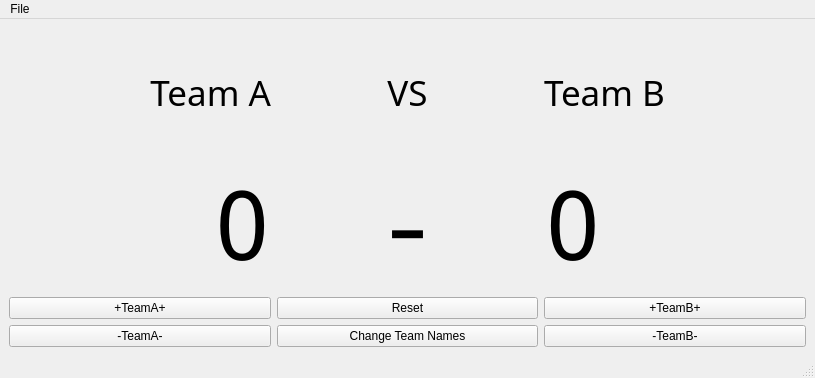
<?xml version="1.0" encoding="UTF-8"?>
<ui version="4.0">
 <class>MainWindow</class>
 <widget class="QMainWindow" name="MainWindow">
  <property name="geometry">
   <rect>
    <x>0</x>
    <y>0</y>
    <width>815</width>
    <height>378</height>
   </rect>
  </property>
  <property name="windowTitle">
   <string>Scoreboard</string>
  </property>
  <widget class="QWidget" name="centralwidget">
   <layout class="QVBoxLayout" name="verticalLayout">
    <item>
     <layout class="QGridLayout" name="gridLayout">
      <item row="2" column="2">
       <widget class="QPushButton" name="btnUpB">
        <property name="text">
         <string>+TeamB+</string>
        </property>
       </widget>
      </item>
      <item row="1" column="1">
       <widget class="QLabel" name="lblDash">
        <property name="font">
         <font>
          <family>Noto Mono</family>
          <pointsize>72</pointsize>
         </font>
        </property>
        <property name="frameShape">
         <enum>QFrame::NoFrame</enum>
        </property>
        <property name="text">
         <string>-</string>
        </property>
        <property name="alignment">
         <set>Qt::AlignCenter</set>
        </property>
       </widget>
      </item>
      <item row="2" column="1">
       <widget class="QPushButton" name="btnReset">
        <property name="text">
         <string>Reset</string>
        </property>
       </widget>
      </item>
      <item row="1" column="2">
       <widget class="QLabel" name="lblBScore">
        <property name="font">
         <font>
          <family>Noto Mono</family>
          <pointsize>72</pointsize>
         </font>
        </property>
        <property name="text">
         <string>0</string>
        </property>
       </widget>
      </item>
      <item row="3" column="2">
       <widget class="QPushButton" name="btnDownB">
        <property name="text">
         <string>-TeamB-</string>
        </property>
       </widget>
      </item>
      <item row="3" column="0">
       <widget class="QPushButton" name="btnDownA">
        <property name="text">
         <string>-TeamA-</string>
        </property>
       </widget>
      </item>
      <item row="1" column="0">
       <widget class="QLabel" name="lblAScore">
        <property name="font">
         <font>
          <family>Noto Mono</family>
          <pointsize>72</pointsize>
         </font>
        </property>
        <property name="text">
         <string>0</string>
        </property>
        <property name="alignment">
         <set>Qt::AlignRight|Qt::AlignTrailing|Qt::AlignVCenter</set>
        </property>
       </widget>
      </item>
      <item row="2" column="0">
       <widget class="QPushButton" name="btnUpA">
        <property name="text">
         <string>+TeamA+</string>
        </property>
       </widget>
      </item>
      <item row="0" column="0">
       <widget class="QLabel" name="lblAName">
        <property name="font">
         <font>
          <family>Khmer OS System</family>
          <pointsize>26</pointsize>
          <weight>50</weight>
          <bold>false</bold>
          <kerning>true</kerning>
         </font>
        </property>
        <property name="text">
         <string>Team A</string>
        </property>
        <property name="alignment">
         <set>Qt::AlignRight|Qt::AlignTrailing|Qt::AlignVCenter</set>
        </property>
       </widget>
      </item>
      <item row="0" column="1">
       <widget class="QLabel" name="lblVS">
        <property name="font">
         <font>
          <family>Khmer OS System</family>
          <pointsize>26</pointsize>
         </font>
        </property>
        <property name="text">
         <string>VS</string>
        </property>
        <property name="alignment">
         <set>Qt::AlignCenter</set>
        </property>
       </widget>
      </item>
      <item row="0" column="2">
       <widget class="QLabel" name="lblBName">
        <property name="font">
         <font>
          <family>Khmer OS System</family>
          <pointsize>26</pointsize>
         </font>
        </property>
        <property name="text">
         <string>Team B</string>
        </property>
       </widget>
      </item>
      <item row="3" column="1">
       <widget class="QPushButton" name="btnChangeNames">
        <property name="text">
         <string>Change Team Names</string>
        </property>
       </widget>
      </item>
     </layout>
    </item>
   </layout>
  </widget>
  <widget class="QMenuBar" name="menubar">
   <property name="geometry">
    <rect>
     <x>0</x>
     <y>0</y>
     <width>815</width>
     <height>23</height>
    </rect>
   </property>
   <widget class="QMenu" name="menuFile">
    <property name="title">
     <string>File</string>
    </property>
    <addaction name="actionQuit"/>
   </widget>
   <addaction name="menuFile"/>
  </widget>
  <widget class="QStatusBar" name="statusbar"/>
  <action name="actionChangeTeams">
   <property name="text">
    <string>Change Teams</string>
   </property>
  </action>
  <action name="actionQuit">
   <property name="text">
    <string>Quit</string>
   </property>
  </action>
 </widget>
 <resources/>
 <connections/>
</ui>
